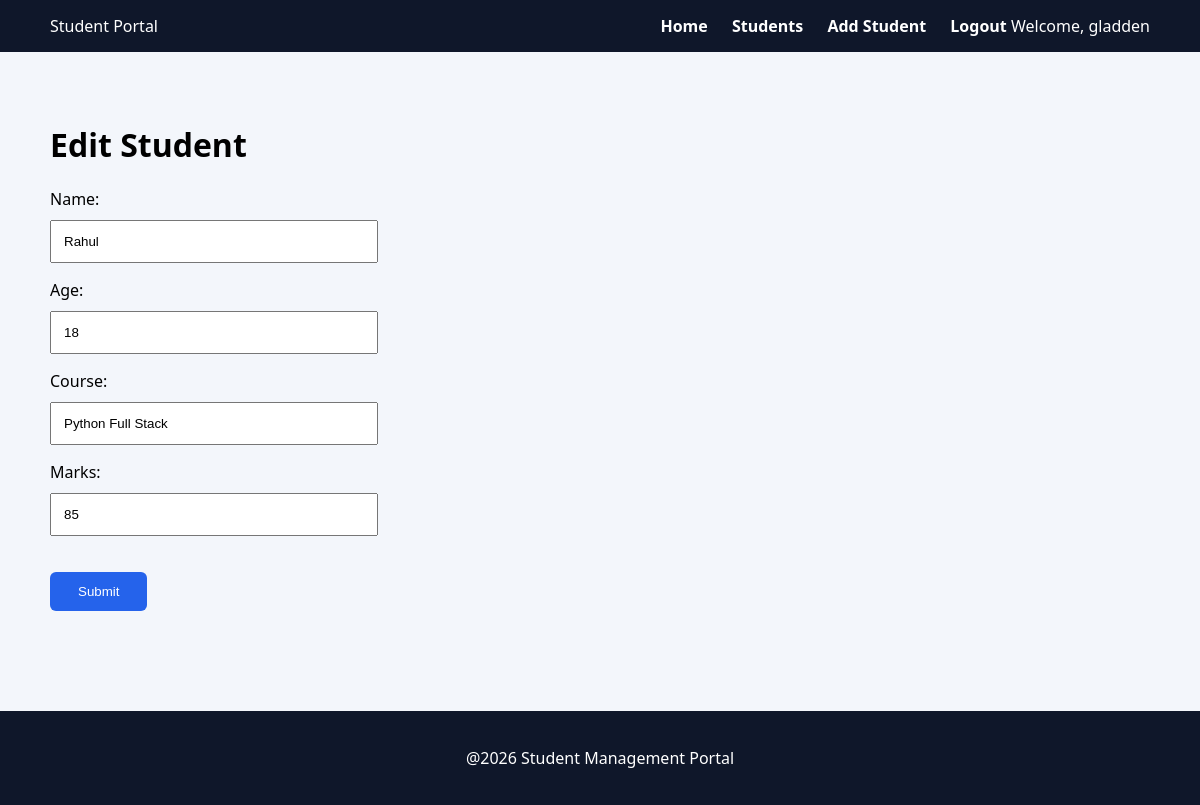
Before: /edit/1 (signed in) with the older database file.
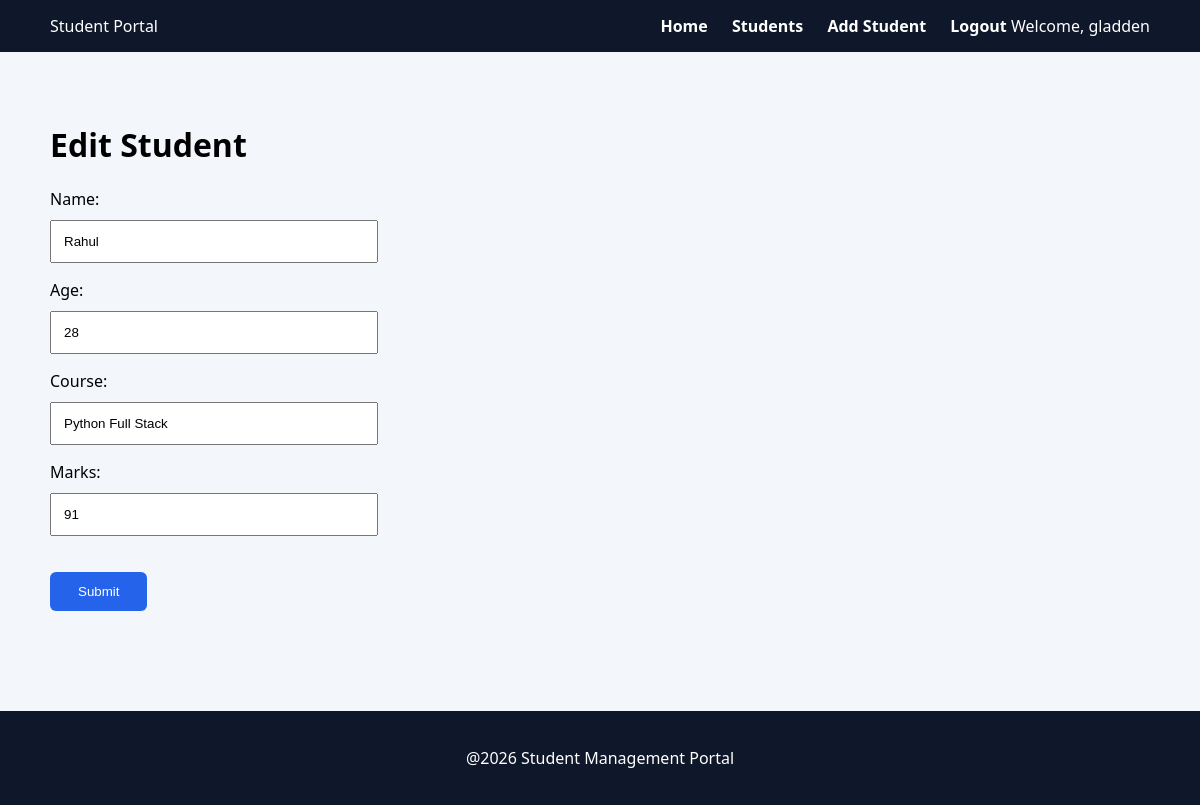
After: the same page with the newer database file.
### students/models.py (models this page shows, shortened)
class Student(models.Model):
    name = models.CharField(max_length=100)
    course = models.CharField(max_length=100)
    marks = models.IntegerField()
    age = models.IntegerField(default=18)

### students/views.py (the view)
# urls.py: path('edit/<int:id>',views.edit_student),
@login_required
def edit_student(request,id):
    student = Student.objects.get(id=id)
    if request.method == "POST":
        form = StudentForm(request.POST,instance=student)
        if form.is_valid():
            form.save()
            return redirect('/students/')
    else:
        form = StudentForm(instance=student)
    return render(request,'edit_student.html',{'form':form})

### students/forms.py
class StudentForm(forms.ModelForm):
    class Meta:
        model = Student
        fields = ['name','age','course','marks']

### students/templates/edit_student.html (shortened to what this page needs)
{% extends 'base.html'%}
{% block content %}
<h1>Edit Student</h1>
<form method="post" class="form">
    {{ form.as_p }}
    <button class="btn">Submit</button>
</form>
{% endblock %}

Changed rows visible on the page:
changed Student "Rahul": age "18" → "28"; marks "85" → "91"
